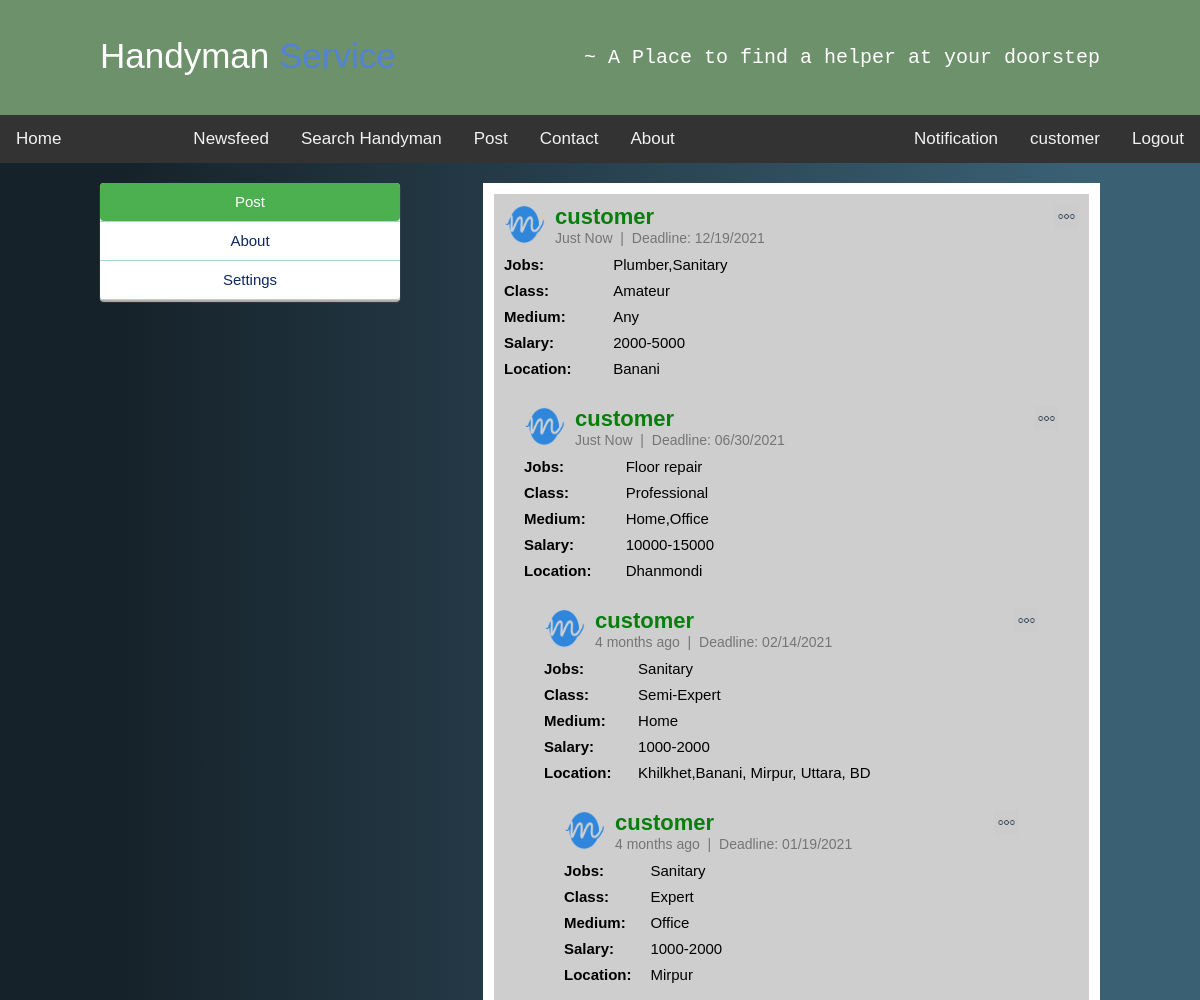
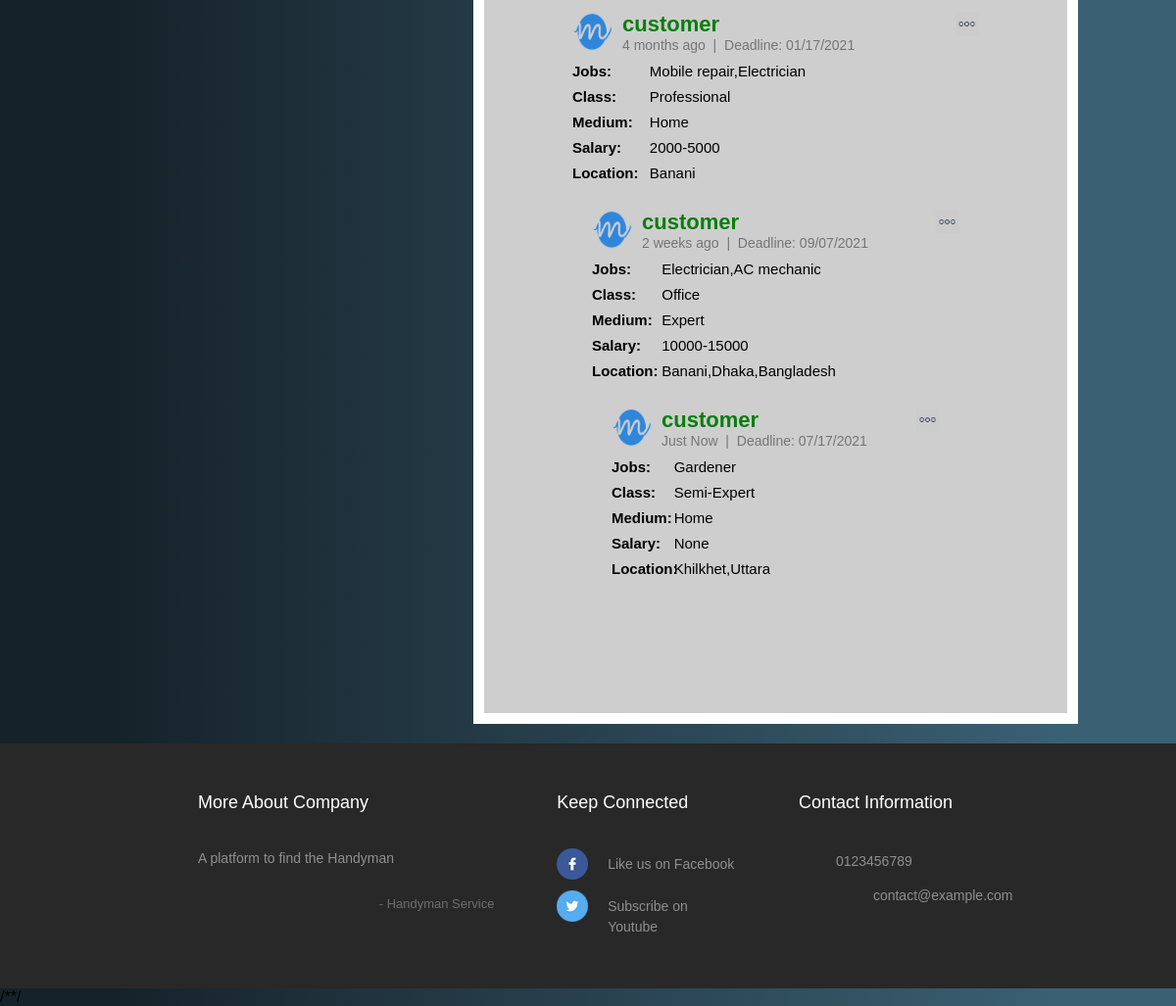
The page /profile.php?uid=1 (signed in) on the database its author committed (2 pictures, top to bottom).
### tables this page shows
CREATE TABLE `user` (
  `id` int(11) NOT NULL,
  `fullname` varchar(150) NOT NULL,
  `gender` varchar(6) NOT NULL,
  `email` varchar(40) NOT NULL,
  `phone` varchar(15) NOT NULL,
  `address` varchar(200) NOT NULL DEFAULT '',
  `pass` varchar(50) NOT NULL,
  `confirmcode` varchar(7) NOT NULL,
  `activation` varchar(3) NOT NULL DEFAULT '',
  `type` varchar(10) NOT NULL,
  `user_pic` text DEFAULT NULL,
  `last_logout` timestamp NOT NULL DEFAULT current_timestamp() ON UPDATE current_timestamp(),
  `online` varchar(5) NOT NULL DEFAULT 'no'
);

CREATE TABLE `post` (
  `id` int(11) NOT NULL,
  `postby_id` int(11) NOT NULL,
  `jobs` text NOT NULL,
  `class` text NOT NULL,
  `medium` varchar(20) NOT NULL,
  `salary` varchar(50) NOT NULL,
  `location` text NOT NULL,
  `post_time` timestamp NOT NULL DEFAULT current_timestamp() ON UPDATE current_timestamp(),
  `deadline` varchar(15) NOT NULL
);

### inc/timeago.php (called while the page is built, shortened)
<?php
class timeago
{
    function time_ago($timestamp){
    $time_ago        = strtotime($timestamp);
    $current_time    = time();
    $time_difference = $current_time - $time_ago;
    $seconds         = $time_difference;
    $minutes = round($seconds / 60);
    $hours   = round($seconds / 3600);
    $days    = round($seconds / 86400);
    $weeks   = round($seconds / 604800);
    $months  = round($seconds / 2629440);
    $years   = round($seconds / 31553280);
    if ($seconds <= 60){
      return "Just Now";
    } else if ($minutes <= 60){
      if ($minutes == 1){
        return "1 min ago";
      } else {
        return "$minutes mins ago";
      }
    } else if ($hours <= 24){
      if ($hours == 1){
        return "1 hr ago";
      } else {
        return "$hours hrs ago";
      }
    } else if ($days <= 7){
      if ($days == 1){
        return "yesterday";
      } else {
        return "$days days ago";
      }
    } else if ($weeks <= 4.3){
      if ($weeks == 1){
        return "1 week ago";
      } else {
        return "$weeks weeks ago";
      }
    } else if ($months <= 12){
      if ($months == 1){
        return "1 month ago";
      } else {
        return "$months months ago";
      }
    } else {
      if ($years == 1){
        return "1 year ago";
      } else {
        return "$years years ago";
      }
    }
  }
}
?>

### profile.php (the view, shortened to what this page needs)
<?php
$con = new mysqli('localhost', 'root', '', 'main_db');
?>
<?php
if (!isset($_SESSION['user_login'])) {
	header("location: index.php");
}
else {
	$user = $_SESSION['user_login'];
	$result = $con->query("SELECT * FROM user WHERE id='$user'");
		$get_user_email = mysqli_fetch_assoc($result);
			$uname_db = $get_user_email['fullname'];
			$utype_db = $get_user_email['type'];
}
include_once("inc/timeago.php");
$time = new timeago();
?>
<!DOCTYPE html>
<html>
<head>
	<link rel="stylesheet" type="text/css" href="css/style.css">
	<link href="css/footer.css" rel="stylesheet" type="text/css" media="all" />
	<link rel="stylesheet" type="text/css" href="css/homemenu.css">
    <link rel="stylesheet" href="https://maxcdn.bootstrapcdn.com/font-awesome/4.3.0/css/font-awesome.min.css">
</head>
<body class="body1">
<div>
	<div>
		<header class="header">
			<div class="header-cont">
				<?php
					include 'inc/banner.inc.php';
				?>
			</div>
		</header>
		<div class="topnav">
			<a class="navlink" href="cover.php">Home</a>
			<a class="navlink" href="index.php" style="margin: 0px 0px 0px 100px;">Newsfeed</a>
			<a class="navlink" href="search.php">Search Handyman</a>
			<?php
			if($utype_db == "handyman")
				{
				}else {
					echo '<a class="navlink" href="postform.php">Post</a>';
				}
			 ?>
			<a class="navlink" href="#contact">Contact</a>
			<a class="navlink" href="#about">About</a>
			<div style="float: right;" >
				<table>
					<tr>
						<?php
							if($user != ""){
								$resultnoti = $con->query("SELECT * FROM applied_post WHERE post_by='$user' AND customer_ck='no'");
								$resultnoti_cnt = $resultnoti->num_rows;
								if($resultnoti_cnt == 0){
									$resultnoti_cnt = "";
								}else{
									$resultnoti_cnt = '('.$resultnoti_cnt.')';
								}
								echo '<td>
							<a class="navlink" href="notification.php">Notification'.$resultnoti_cnt.'</a>
						</td>
								<td>
							<a class="navlink" href="profile.php?uid='.$user.'">'.$uname_db.'</a>
						</td>
						<td>
							<a class="navlink" href="logout.php">Logout</a>
						</td>';
							}
						?>
					</tr>
				</table>
			</div>
		</div>
	</div>
	<div style="margin: 20px; overflow: hidden;">
		<div style="width: 1000px; margin: 0 auto;">
			<ul>
				<li style="float: left;">
					<div class="settingsleftcontent">
						<ul>
							<li><?php echo '<a href="profile.php?uid='.$user.'" style=" background-color: #4CAF50;; border-radius: 4px; color: #fff;" >Post</a>'; ?></li>
							<li><?php echo '<a href="aboutme.php?uid='.$user.'" >About</a>'; ?></li>
							<li><?php echo '<a href="settings.php">Settings</a>'; ?></li>
						</ul>
					</div>
				</li>
				<li style="float: right;">
					<div class="holecontainer">
						<?php
					$query = $con->query("SELECT * FROM post WHERE postby_id='$user' ORDER BY id DESC");
					while ($row = $query->fetch_assoc()) {
						$post_id = $row['id'];
						$postby_id = $row['postby_id'];
						$jobs = $row['jobs'];
						$class = $row['class'];
						$salary = $row['salary'];
						$location = $row['location'];
						$post_time = $row['post_time'];
						$deadline = $row['deadline'];
						$medium = $row['medium'];
						$query1 = $con->query("SELECT * FROM user WHERE id='$postby_id'");
						$user_fname = $query1->fetch_assoc();
						$uname_db = $user_fname['fullname'];
						$pro_pic_db = $user_fname['user_pic'];
						echo '
							<div class="nfbody">
							<div class="p_head">
							<div>
								<a href="editpost.php?pid='.$post_id.'" style="float: right; color: #aaa; font-weight: bold;"><img src="image/edit.png" height="25" width="25" ></a>
							</div>
							<div>
								<img src="image/profilepic/'.$pro_pic_db.'" width="41px" height="41px">
							</div>
							<div class="p_nmdate">
								<h4>'.$uname_db.'</h4>
								<h5 style="color: #757575;">'.$time->time_ago($post_time).' &nbsp;|&nbsp; Deadline: '.$deadline.'</h5>
							</div>
						</div>
						<div class="p_body">
							<div class="itemrow">
					  			<div class="itemrowdiv1">
					  				<p><label>Jobs: </label></p>
					  			</div>
					  			<div class="itemrowdiv2">
					  				<span>'.$jobs.'</span>
					  			</div>
					  		</div>
							<div class="itemrow">
					  			<div class="itemrowdiv1">
					  				<label>Class: </label>
					  			</div>
					  			<div class="itemrowdiv2">
					  				<span>'.$class.'</span>
					  			</div>
					  		</div>
							<div class="itemrow">
					  			<div class="itemrowdiv1">
					  				<label>Medium: </label>
					  			</div>
					  			<div class="itemrowdiv2">
					  				<span>'.$medium.'</span>
					  			</div>
					  		</div>
							<div class="itemrow">
					  			<div class="itemrowdiv1">
					  				<label>Salary: </label>
					  			</div>
					  			<div class="itemrowdiv2">
					  				<span>'.$salary.'</span>
					  			</div>
					  		</div>
							<div class="itemrow">
					  			<div class="itemrowdiv1">
					  				<label>Location: </label>
					  			</div>
					  			<div class="itemrowdiv2">
					  				<span>'.$location.'</span>
					  			</div>
					  		</div>
					</div>';
					}
				?>
					</div>
				</li>
			</ul>
		</div>
	</div>
	<div>
	<?php
		include 'inc/footer.inc.php';
	?>
	</div>
</div>
/**/
</body>
</html>

### inc/banner.inc.php
<h1><a href="index.php">Handyman<span> Service</span></a></h1>
<h3><a style="font-family: courier" href="#">~ A Place to find a helper at your doorstep</a></h3>

### inc/footer.inc.php (shortened to what this page needs)
<div class="footerMain">
	<div class="content">
		<div class="footer-grids">
			<div class="footer one">
				<h3>More About Company</h3>
				<p>A platform to find the Handyman</p>
				<p class="adam">- Handyman Service</p>
			</div>
			<div class="footer two">
				<h3>Keep Connected</h3>
				<ul>
					<li><a class="fb" href="https://www.facebook.com/"><i></i>Like us on Facebook</a></li>
					<li><a class="fb1" href="https://www.youtube.com/"><i></i>Subscribe on Youtube</a></li>
				</ul>
			</div>
			<div class="footer three">
				<h3>Contact Information</h3>
				<ul>
					<li>0123456789</li>
					<li><a href="mailto:info@example.com">contact@example.com</a></li>
				</ul>
			</div>
		</div>
	</div>
</div>

### css/style.css (style rules this page uses)
body { width: 100%; margin: 0 auto; background-color: #a9d9bf; font-size: 14px; }
header { background-color: #99C3BD; height: 101px; }
.body1 { margin: 0 auto; font-family: Verdana, Geneva, sans-serif; }
.header { background-color:#6d916a; box-shadow:0 1px 1px #ccc; padding: 4px 100px; color: #ffffff; box-sizing: border-box; top:100px; -webkit-transition:top 0.3s; transition:top 0.3s; text-align: center; margin: 0 auto; height: 115px; top: 0; left: 0; z-index: 1; }
.header h1 { float: left; font-size: 35px; line-height: 40px; margin: 32px auto }
.header h1 span { color: #5383d3; }
.header h3 { float: right; font-size: 20px; line-height: 40px; margin: 32px auto; }
.header a { color: #ffffff; text-decoration: none; }
.topnav { overflow: hidden; background-color: #333; }
.topnav .navlink { float: left; display: block; color: #f2f2f2; text-align: center; padding: 14px 16px; text-decoration: none; font-size: 17px; }
.holecontainer { width: 615px; background-color: #fff; padding: 1px; }
.nfbody { background-color: #cecece; margin: 10px; padding: 10px; }
.p_head img { float: left; }
.p_nmdate { overflow: hidden; padding: 0 10px; font-weight: bold; font-size: 22px; }
.p_nmdate h4 { color: #087E0D; font-family: "Trebuchet MS", Helvetica, sans-serif; }
.p_nmdate h5 { font-size: 14px; font-weight: normal; }
.p_body { margin: 10px 0 0 0; font-size: 15px; }
.p_body p { font-weight: bold; }
.p_body span { font-weight: 200; }
.settingsleftcontent { width: 300px; color: #7C7979; line-height: 1.2; padding: 0; text-align: justify; background-color: #FFFFFF; -webkit-box-shadow: 0 2px 1px 0 #B5B2B2; box-shadow: 0 2px 1px 0 #B5B2B2; border-radius: 4px; }
.settingsleftcontent ul { list-style: none; }
.settingsleftcontent ul li { list-style: none; border-bottom: 1px solid #a9d9bf; text-align: center; }
.settingsleftcontent ul li a { clear: both; cursor: pointer; display: block; font-size: 15px; font-weight: normal; float: none; line-height: 18px; margin: 0; padding: 10px 20px; text-shadow: none; white-space: nowrap; color: #0C2860; text-decoration: none; text-align: center; }
.itemrow { margin: 0 auto; width: 100%; padding-bottom: 9px; overflow: hidden; }
.itemrowdiv1 { width: 19%; float: left;font-weight: bold; }
.itemrowdiv2 { width: 80%; float: left; }

### css/homemenu.css (style rules this page uses)
body { background: -webkit-linear-gradient(90deg, #16222A 10%, #3A6073 90%); background: -moz-linear-gradient(90deg, #16222A 10%, #3A6073 90%); background: -ms-linear-gradient(90deg, #16222A 10%, #3A6073 90%); background: -o-linear-gradient(90deg, #16222A 10%, #3A6073 90%); background: linear-gradient(90deg, #16222A 10%, #3A6073 90%); }

### rows shown on the page
user: fullname "customer"
post: user.user_pic (picture), user.fullname "customer", post_time "Just Now", deadline "12/19/2021", jobs "Plumber,Sanitary", class "Amateur", medium "Any", salary "2000-5000", location "Banani"
post: user.user_pic (picture), user.fullname "customer", post_time "Just Now", deadline "06/30/2021", jobs "Floor repair", class "Professional", medium "Home,Office", salary "10000-15000", location "Dhanmondi"
post: user.user_pic (picture), user.fullname "customer", post_time "4 months ago", deadline "02/14/2021", jobs "Sanitary", class "Semi-Expert", medium "Home", salary "1000-2000", location "Khilkhet,Banani, Mirpur, Uttara, BD"
post: user.user_pic (picture), user.fullname "customer", post_time "4 months ago", deadline "01/19/2021", jobs "Sanitary", class "Expert", medium "Office", salary "1000-2000", location "Mirpur"
post: user.user_pic (picture), user.fullname "customer", post_time "4 months ago", deadline "01/17/2021", jobs "Mobile repair,Electrician", class "Professional", medium "Home", salary "2000-5000", location "Banani"
post: user.user_pic (picture), user.fullname "customer", post_time "2 weeks ago", deadline "09/07/2021", jobs "Electrician,AC mechanic", class "Office", medium "Expert", salary "10000-15000", location "Banani,Dhaka,Bangladesh"
post: user.user_pic (picture), user.fullname "customer", post_time "Just Now", deadline "07/17/2021", jobs "Gardener", class "Semi-Expert", medium "Home", salary "None", location "Khilkhet,Uttara"
